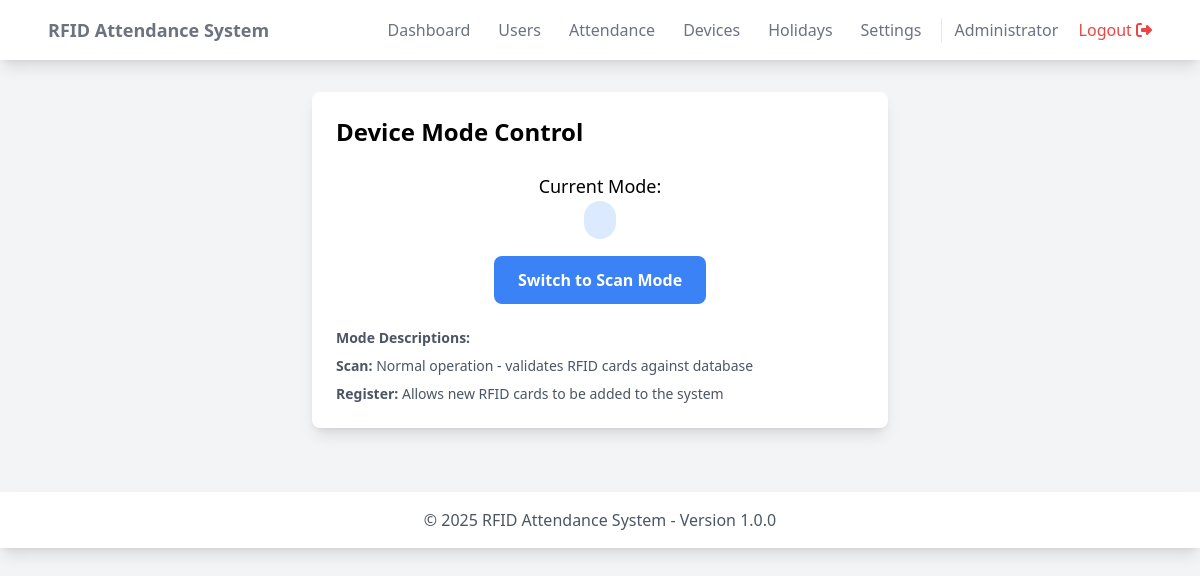
The app's page /admin/devices/mode.php (signed in), older data.
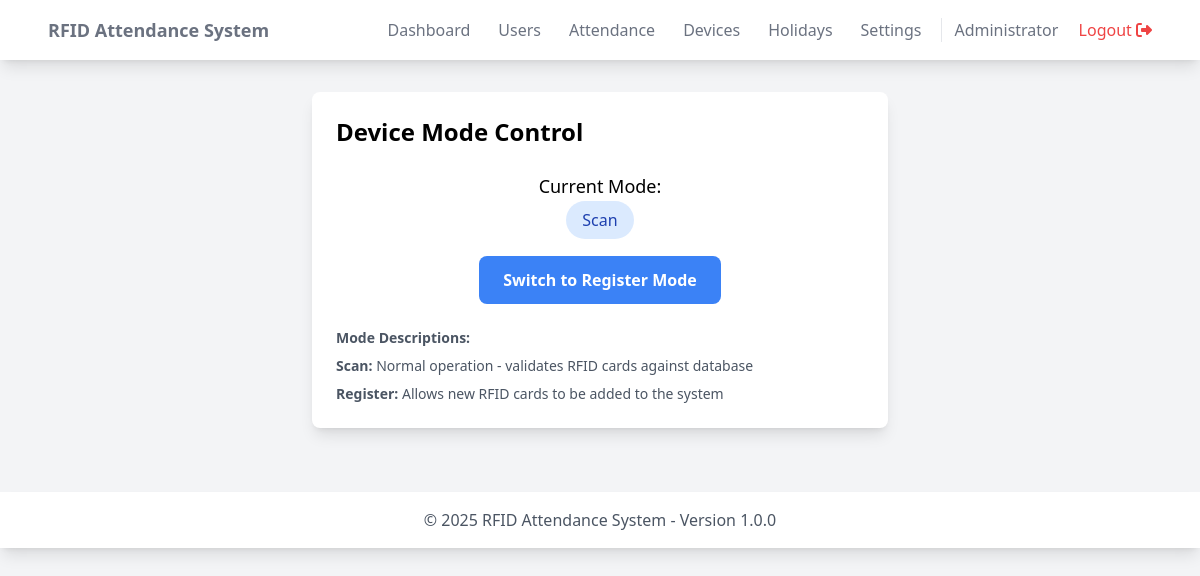
The same page, newer data.
### tables this page shows
CREATE TABLE system_settings (
    id INT PRIMARY KEY AUTO_INCREMENT,
    setting_key VARCHAR(50) UNIQUE NOT NULL,
    setting_value VARCHAR(255) NOT NULL,
    setting_description TEXT,
    created_at TIMESTAMP DEFAULT CURRENT_TIMESTAMP,
    updated_at TIMESTAMP DEFAULT CURRENT_TIMESTAMP ON UPDATE CURRENT_TIMESTAMP
);

### includes/functions.php (called while the page is built, shortened)
<?php
require_once dirname(__DIR__) . '/config/database.php';
function getDatabase() {
    static $db = null;
    if ($db === null) {
        $db = new Database();
    }
    return $db;
}

### config/database.php (called while the page is built, shortened)
<?php
class Database {
    private $host;
    private $db_name;
    private $username;
    private $password;
    private $conn = null;
    public function __construct() {
        $this->host = DB_HOST;
        $this->db_name = DB_NAME;
        $this->username = DB_USER;
        $this->password = DB_PASS;
    }
    public function connect() {
        try {
            if ($this->conn === null) {
                $this->conn = new PDO(
                    "mysql:host=" . $this->host . ";dbname=" . $this->db_name,
                    $this->username,
                    $this->password,
                    [
                        PDO::ATTR_ERRMODE => PDO::ERRMODE_EXCEPTION,
                        PDO::ATTR_DEFAULT_FETCH_MODE => PDO::FETCH_ASSOC,
                        PDO::MYSQL_ATTR_INIT_COMMAND => "SET NAMES utf8"
                    ]
                );
            }
            return $this->conn;
        } catch(PDOException $e) {
            error_log("Database Connection Error: " . $e->getMessage());
            return null;
        }
    }
    public function query($sql, $params = []) {
        try {
            $stmt = $this->connect()->prepare($sql);
            $stmt->execute($params);
            return $stmt;
        } catch(PDOException $e) {
            error_log("Query Error: " . $e->getMessage());
            return false;
        }
    }
    public function single($sql, $params = []) {
        $stmt = $this->query($sql, $params);
        return $stmt ? $stmt->fetch() : false;
    }
}

### admin/devices/mode.php (the view, shortened to what this page needs)
<?php
require_once dirname(__DIR__, 2) . '/includes/functions.php';
$db = getDatabase();
$mode = $db->single(
    "SELECT setting_value FROM system_settings WHERE setting_key = 'device_mode'"
)['setting_value'];
require_once dirname(__DIR__, 2) . '/includes/header.php';
?>
<div class="container mx-auto px-4">
    <div class="max-w-xl mx-auto">
        <div class="bg-white shadow-lg rounded-lg p-6">
            <h2 class="text-2xl font-bold mb-6">Device Mode Control</h2>
            <div class="text-center mb-6">
                <div class="text-lg mb-2">Current Mode:</div>
                <span class="px-4 py-2 rounded-full <?= $mode === 'register' ? 'bg-yellow-100 text-yellow-800' : 'bg-blue-100 text-blue-800' ?>">
                    <?= ucfirst($mode) ?>
                </span>
            </div>
            <form method="POST" class="text-center">
                <button type="submit"
                        class="bg-blue-500 hover:bg-blue-700 text-white font-bold py-3 px-6 rounded-lg">
                    Switch to <?= ucfirst($mode === 'scan' ? 'register' : 'scan') ?> Mode
                </button>
            </form>
            <div class="mt-6 text-sm text-gray-600">
                <strong>Mode Descriptions:</strong>
                <ul class="mt-2 space-y-2">
                    <li><strong>Scan:</strong> Normal operation - validates RFID cards against database</li>
                    <li><strong>Register:</strong> Allows new RFID cards to be added to the system</li>
                </ul>
            </div>
        </div>
    </div>
</div>
<?php require_once dirname(__DIR__, 2) . '/includes/footer.php'; ?>

Row changes from the older to the newer data that the page shows:
now on this page (row edited): system_settings: setting_value "Scan", setting_value "Register"
changed system_settings: setting_value "09:00:00" → "scan" (drawn)
Text that changed along with them:
$mode === 'scan' ? 'register' : 'scan': "Scan" → (not shown)
